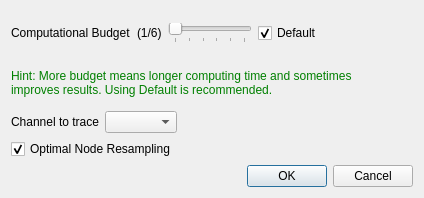
<?xml version="1.0" encoding="UTF-8"?>
<ui version="4.0">
 <class>ZAutoTraceDialog</class>
 <widget class="QDialog" name="ZAutoTraceDialog">
  <property name="geometry">
   <rect>
    <x>0</x>
    <y>0</y>
    <width>424</width>
    <height>198</height>
   </rect>
  </property>
  <property name="windowTitle">
   <string>Automatic Tracing</string>
  </property>
  <layout class="QVBoxLayout" name="verticalLayout_2">
   <item>
    <layout class="QVBoxLayout" name="verticalLayout">
     <item>
      <layout class="QHBoxLayout" name="horizontalLayout">
       <item>
        <widget class="QLabel" name="label">
         <property name="text">
          <string>Computational Budget</string>
         </property>
        </widget>
       </item>
       <item>
        <widget class="QLabel" name="levelLabel">
         <property name="text">
          <string>(1/6)</string>
         </property>
        </widget>
       </item>
       <item>
        <widget class="QSlider" name="levelSlider">
         <property name="minimum">
          <number>1</number>
         </property>
         <property name="maximum">
          <number>6</number>
         </property>
         <property name="pageStep">
          <number>2</number>
         </property>
         <property name="orientation">
          <enum>Qt::Horizontal</enum>
         </property>
         <property name="tickPosition">
          <enum>QSlider::TicksBelow</enum>
         </property>
         <property name="tickInterval">
          <number>1</number>
         </property>
        </widget>
       </item>
       <item>
        <widget class="QCheckBox" name="defaultLevelCheckBox">
         <property name="text">
          <string>Default</string>
         </property>
         <property name="checked">
          <bool>true</bool>
         </property>
        </widget>
       </item>
       <item>
        <spacer name="horizontalSpacer">
         <property name="orientation">
          <enum>Qt::Horizontal</enum>
         </property>
         <property name="sizeHint" stdset="0">
          <size>
           <width>40</width>
           <height>20</height>
          </size>
         </property>
        </spacer>
       </item>
       <item>
        <widget class="QLabel" name="label_4">
         <property name="text">
          <string/>
         </property>
        </widget>
       </item>
      </layout>
     </item>
     <item>
      <widget class="QLabel" name="label_5">
       <property name="text">
        <string>&lt;html&gt;&lt;head/&gt;&lt;body&gt;&lt;p&gt;&lt;span style=&quot; color:#008000;&quot;&gt;Hint: More budget means longer computing time and sometimes &lt;br&gt;improves results. Using Default is recommended.&lt;/span&gt;&lt;/p&gt;&lt;/body&gt;&lt;/html&gt;</string>
       </property>
      </widget>
     </item>
    </layout>
   </item>
   <item>
    <layout class="QHBoxLayout" name="horizontalLayout_2">
     <item>
      <widget class="QLabel" name="label_2">
       <property name="text">
        <string>Channel to trace</string>
       </property>
      </widget>
     </item>
     <item>
      <widget class="QComboBox" name="channelComboBox"/>
     </item>
     <item>
      <spacer name="horizontalSpacer_2">
       <property name="orientation">
        <enum>Qt::Horizontal</enum>
       </property>
       <property name="sizeHint" stdset="0">
        <size>
         <width>40</width>
         <height>20</height>
        </size>
       </property>
      </spacer>
     </item>
    </layout>
   </item>
   <item>
    <widget class="QCheckBox" name="resampleCheckBox">
     <property name="toolTip">
      <string>The final structure will be less redundant when this option is on (recommended).</string>
     </property>
     <property name="text">
      <string>Optimal Node Resampling</string>
     </property>
     <property name="checked">
      <bool>true</bool>
     </property>
    </widget>
   </item>
   <item>
    <widget class="QDialogButtonBox" name="buttonBox">
     <property name="orientation">
      <enum>Qt::Horizontal</enum>
     </property>
     <property name="standardButtons">
      <set>QDialogButtonBox::Cancel|QDialogButtonBox::Ok</set>
     </property>
    </widget>
   </item>
  </layout>
 </widget>
 <resources/>
 <connections>
  <connection>
   <sender>buttonBox</sender>
   <signal>accepted()</signal>
   <receiver>ZAutoTraceDialog</receiver>
   <slot>accept()</slot>
   <hints>
    <hint type="sourcelabel">
     <x>248</x>
     <y>254</y>
    </hint>
    <hint type="destinationlabel">
     <x>157</x>
     <y>274</y>
    </hint>
   </hints>
  </connection>
  <connection>
   <sender>buttonBox</sender>
   <signal>rejected()</signal>
   <receiver>ZAutoTraceDialog</receiver>
   <slot>reject()</slot>
   <hints>
    <hint type="sourcelabel">
     <x>316</x>
     <y>260</y>
    </hint>
    <hint type="destinationlabel">
     <x>286</x>
     <y>274</y>
    </hint>
   </hints>
  </connection>
 </connections>
</ui>
